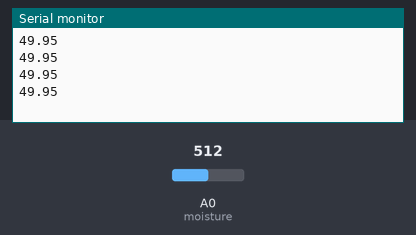
Simulated run of this sketch. Board: Arduino Uno, built with avr-gcc and run on an emulated ATmega328P. Parts: the last lines printed to the serial monitor. The inputs (shaded band) are chosen by the test bench; at power-on: A0 (moisture) = 512. No radio packets arrive unless stated.

Above: at 3.8 s.
3.9 s: A0 (moisture) set to 716
At 6.9 s:
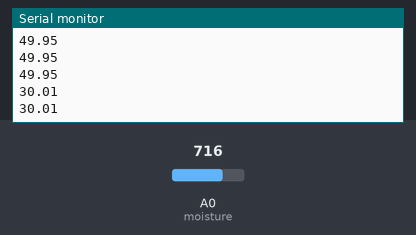
7.8 s: A0 (moisture) set to 900
At 10.4 s:
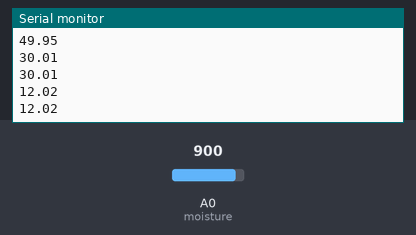
Timing chart, 0 to 11.9 s (numbered marks = the images above; inputs shaded):
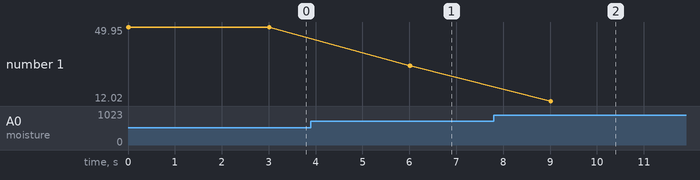

Measured:
- after the input at 3.9 s, the serial monitor: prints a new line after 2.1 s (image 1)
- after the input at 7.8 s, the serial monitor: prints a new line after 1.2 s (image 2)
- plotted number 1: 49.95 → 30.01 after the input at 3.9 s, 30.01 → 12.02 after the input at 7.8 s

The sketch:

Tx1.ino
```cpp
 #include <SPI.h>
 #include <nRF24L01.h>
 #include <RF24.h>
 #define CE_PIN 9
 #define CSN_PIN 10


const uint64_t pipelane = 0xE8E8F0F0E1LL;

RF24 radio(CE_PIN, CSN_PIN);
float data[4];
int moisture = A0;
int moist;
float moistper;

void setup()
 {
 Serial.begin(9600);
 radio.begin();
 radio.openWritingPipe(pipelane);
 pinMode(moisture,INPUT);

 }

void loop()
 {

 // read the value at analog input
   moist = analogRead(moisture);
   moistper = ( 100 - ( (moist/1023.00) * 100 ) );
   Serial.println(moistper);


data[0] = 231;
data[1] = moistper;
//data[1] = 231;

radio.write( data, sizeof(data) );
Serial.println(data[1]);
delay(3000);
 }
```
